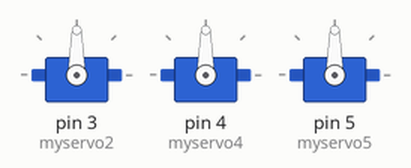
The sketch below on a simulated Arduino Uno, built with avr-gcc and run on an emulated ATmega328P. On the bench: 3 × servo.

Above: at 0.1 s.
At 15.1 s:
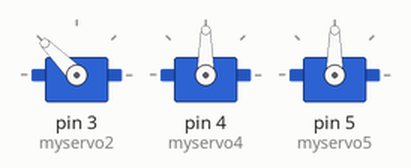
At 24.1 s:
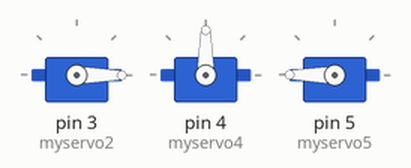
At 35.1 s:
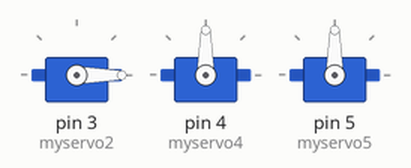
Timing chart, 0 to 40.0 s (numbered marks = the images above):
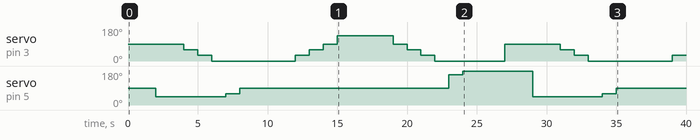

Measured:
- by itself, servo on pin 3 (myservo2): 90° → 60° at 4.0 s, → 30° 1.0 s later, → 0° 1.0 s later, → 30° 6.0 s later, … (16 changes in this stretch)
- by itself, servo on pin 5 (myservo5): 90° → 45° at 2.0 s, → 60° 5.0 s later, → 90° 1.0 s later, → 160° 15.0 s later, … (8 changes in this stretch)

The sketch:

arm_predefined_function.ino
```cpp
#include<Servo.h>
Servo myservo1;
Servo myservo2;
Servo myservo4;
Servo myservo5;
int pos1=90;
void setup() {
  // put your setup code here, to run once:
// myservo1.attach(2);
 myservo2.attach(3);
 myservo4.attach(4);
 myservo5.attach(5);

}
void initialize()
{
// myservo4.write(90);
// delay(1000);
// myservo4.write(90);
// delay(100);
// myservo4.write(0);
 myservo2.write(90);
 delay(1000);
 myservo4.write(90);
 delay(1000);
 myservo5.write(45);
delay(1000);
}
/*
void right()
{
  pos1=pos1+10;
  myservo1.write(pos1);
}

void left()
{
  pos1=pos1-10;
  myservo1.write(pos1);
}

void halt()
{
  myservo1.write(90);
  myservo2.write(90);
}
*/
void pick()
{
  myservo2.write(60);
  delay(1000);
  myservo2.write(30);
  delay(1000);
  myservo2.write(0);
  delay(1000);
 /* myservo4.write(70);
  delay(1000);
  myservo4.write(90);
  delay(1000);
  myservo4.write(110);
  delay(1000);*/
  myservo5.write(60);
  delay(1000);
  myservo5.write(90);
  delay(1000);
}

void drop()
{

 myservo2.write(90);
 delay(1000);
 myservo2.write(60);
 delay(1000);
 myservo2.write(30);
 delay(1000);
 myservo2.write(0);
 delay(1000);
 myservo5.write(160);
 delay(1000);
 myservo5.write(180);
 delay(1000);
}

void carry()
{
// myservo1.write(90);
 myservo2.write(30);
 delay(1000);
 myservo2.write(60);
 delay(1000);
 myservo2.write(90);
 delay(1000);
 myservo2.write(135);
 delay(1000);
// myservo4.write(90);
// delay(1000);
}

void loop()
{
  initialize();
  delay(1000);
  pick();
  delay(3000);
  carry();
  delay(3000);
  drop();
  delay(2000);

}
```
